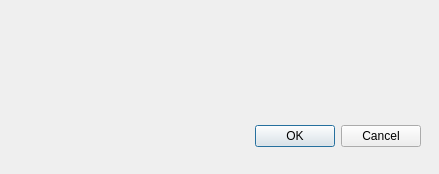
<?xml version="1.0" encoding="UTF-8"?>
<ui version="4.0">
 <class>ErrorDialog</class>
 <widget class="QDialog" name="ErrorDialog">
  <property name="geometry">
   <rect>
    <x>0</x>
    <y>0</y>
    <width>439</width>
    <height>174</height>
   </rect>
  </property>
  <property name="windowTitle">
   <string>Dialog</string>
  </property>
  <widget class="QDialogButtonBox" name="buttonBox">
   <property name="geometry">
    <rect>
     <x>80</x>
     <y>120</y>
     <width>341</width>
     <height>32</height>
    </rect>
   </property>
   <property name="orientation">
    <enum>Qt::Horizontal</enum>
   </property>
   <property name="standardButtons">
    <set>QDialogButtonBox::Cancel|QDialogButtonBox::Ok</set>
   </property>
  </widget>
  <widget class="QLabel" name="label">
   <property name="geometry">
    <rect>
     <x>20</x>
     <y>20</y>
     <width>401</width>
     <height>81</height>
    </rect>
   </property>
   <property name="toolTip">
    <string>Error</string>
   </property>
   <property name="styleSheet">
    <string notr="true">#label{
	color: rgb(255, 0, 0);
	font: 10pt &quot;Sans Serif&quot;;
	
}
</string>
   </property>
   <property name="text">
    <string/>
   </property>
  </widget>
 </widget>
 <resources/>
 <connections>
  <connection>
   <sender>buttonBox</sender>
   <signal>accepted()</signal>
   <receiver>ErrorDialog</receiver>
   <slot>accept()</slot>
   <hints>
    <hint type="sourcelabel">
     <x>248</x>
     <y>254</y>
    </hint>
    <hint type="destinationlabel">
     <x>157</x>
     <y>274</y>
    </hint>
   </hints>
  </connection>
  <connection>
   <sender>buttonBox</sender>
   <signal>rejected()</signal>
   <receiver>ErrorDialog</receiver>
   <slot>reject()</slot>
   <hints>
    <hint type="sourcelabel">
     <x>316</x>
     <y>260</y>
    </hint>
    <hint type="destinationlabel">
     <x>286</x>
     <y>274</y>
    </hint>
   </hints>
  </connection>
 </connections>
</ui>
